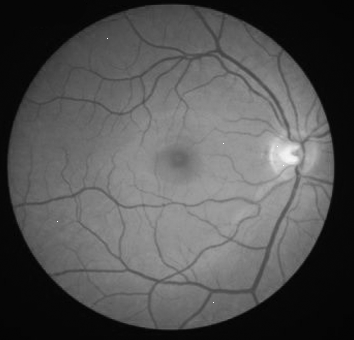
#> input picture HW1/retina.png, 354 x 340 px, found by its file name
$ python q4.py
#> lines starting #> are read from the running program, lines starting #| are printed output that depends on the picture
# -*- coding: utf-8 -*-
"""
Created on Mon Mar  8 16:16:25 2021

@author: hatam
"""


import numpy as np
import cv2
import matplotlib.pyplot as plt

#read image
img = cv2.imread('retina.png')
#> img is the input picture: shape (340, 354, 3); min 0, max 255, mean 83.1

#**********************************************************************
#power law method with gamma>1
my_dpi = 800
fig = plt.figure(figsize=(6, 6), dpi=my_dpi)

# ============ AX1 ============
# PIL Image
ax1 = fig.add_subplot(2, 2, 1)
ax1.set_title("orginal")
ax1.set_xticks([])
ax1.set_yticks([])
pil_img = cv2.imread('retina.png')
ax1.imshow(pil_img)

# ============ AX2 ============
# mpimg image
ax2 = fig.add_subplot(2, 2, 2)
ax2.set_title("power law with gamma=1.5")
ax2.set_xticks([])
ax2.set_yticks([])
max_img=np.max(img)
#> max_img = 255
gamma=1.5
img_pow=max_img*((img/max_img)**gamma)
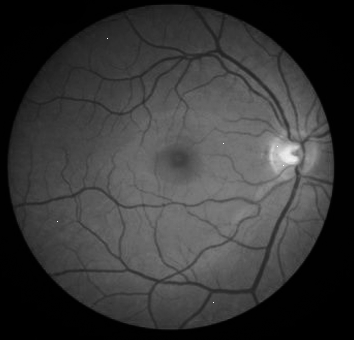
#> img_pow: shape (340, 354, 3) float64; min 0, max 255, mean 56.1
img_pow=img_pow.astype('uint8')
ax2.imshow(img_pow)

# ============ AX3 ============
# CV2 image (default)
ax3 = fig.add_subplot(2, 2, 3)
ax3.set_title("power law with gamma=2")
ax3.set_xticks([])
ax3.set_yticks([])
max_img=np.max(img)
gamma=2
img_pow=max_img*((img/max_img)**gamma)
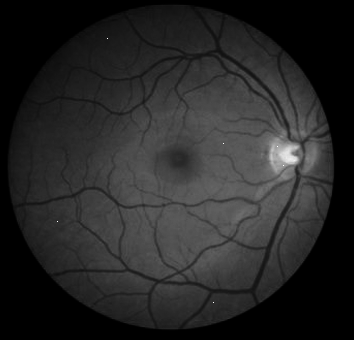
#> img_pow: shape (340, 354, 3) float64; min 0, max 255, mean 38.9
img_pow=img_pow.astype('uint8')
ax3.imshow(img_pow)


# ============ AX4 ============
# CV2 image (transform)
ax4 = fig.add_subplot(2, 2, 4)
ax4.set_title("power law with gamma=3")
ax4.set_xticks([])
ax4.set_yticks([])
max_img=np.max(img)
gamma=3
img_pow=max_img*((img/max_img)**gamma)
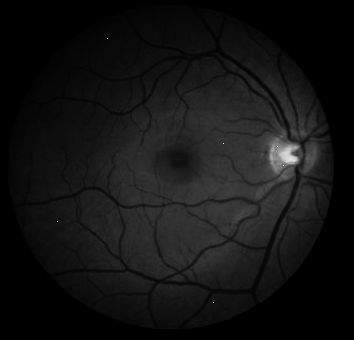
#> img_pow: shape (340, 354, 3) float64; min 0, max 255, mean 19.5
img_pow=img_pow.astype('uint8')
ax4.imshow(img_pow)

#**********************************************************************
#power law method with gamma<1
my_dpi = 800
fig = plt.figure(figsize=(6, 6), dpi=my_dpi)

# ============ AX1 ============
# PIL Image
ax1 = fig.add_subplot(2, 2, 1)
ax1.set_title("orginal")
ax1.set_xticks([])
ax1.set_yticks([])
pil_img = cv2.imread('retina.png')
ax1.imshow(pil_img)

# ============ AX2 ============
# mpimg image
ax2 = fig.add_subplot(2, 2, 2)
ax2.set_title("power law with gamma=0.8")
ax2.set_xticks([])
ax2.set_yticks([])
max_img=np.max(img)
gamma=0.8
img_pow=max_img*((img/max_img)**gamma)
img_pow=img_pow.astype('uint8')
ax2.imshow(img_pow)

# ============ AX3 ============
# CV2 image (default)
ax3 = fig.add_subplot(2, 2, 3)
ax3.set_title("power law with gamma=0.5")
ax3.set_xticks([])
ax3.set_yticks([])
max_img=np.max(img)
gamma=0.5
img_pow=max_img*((img/max_img)**gamma)
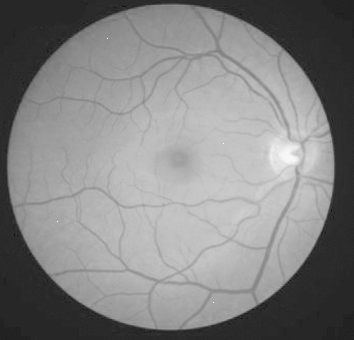
#> img_pow: shape (340, 354, 3) float64; min 0, max 255, mean 132
img_pow=img_pow.astype('uint8')
ax3.imshow(img_pow)


# ============ AX4 ============
# CV2 image (transform)
ax4 = fig.add_subplot(2, 2, 4)
ax4.set_title("power law with gamma=0.3")
ax4.set_xticks([])
ax4.set_yticks([])
max_img=np.max(img)
gamma=0.3
img_pow=max_img*((img/max_img)**gamma)
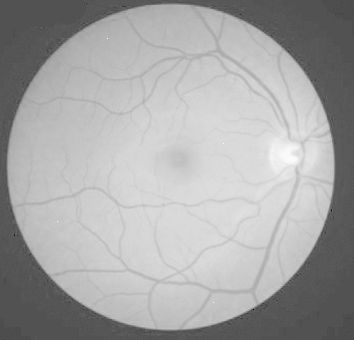
#> img_pow: shape (340, 354, 3) float64; min 0, max 255, mean 165.9
img_pow=img_pow.astype('uint8')
ax4.imshow(img_pow)

#**********************************************************************
# Apply log transformation method
#c = 255 / np.log(1 + np.max(img))

my_dpi = 800
fig = plt.figure(figsize=(6, 6), dpi=my_dpi)

# ============ AX1 ============
# PIL Image
ax1 = fig.add_subplot(2, 2, 1)
ax1.set_title("orginal")
pil_img = cv2.imread('retina.png')
ax1.imshow(pil_img)

# ============ AX2 ============
# mpimg image
ax2 = fig.add_subplot(2, 2, 2)
ax2.set_title("Logarithmic Transformation")
ax2.set_xticks([])
ax2.set_yticks([])
max_img=np.max(img)
c=np.max(img)/(np.log(np.max(img)-1))
#> c = 46.05
log_img = c * (np.log(img + 1))
#> log_img: shape (340, 354, 3) float16; 0% of the values are NaN or infinite; the others: min 0, max 254.1, mean 181


log_img=log_img.astype('uint8')
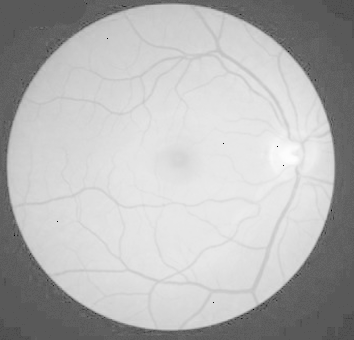
#> log_img: shape (340, 354, 3); min 0, max 254, mean 180.6
ax2.imshow(log_img)

$ run again, with HW1/Brain_MRI.png copied over HW1/retina.png
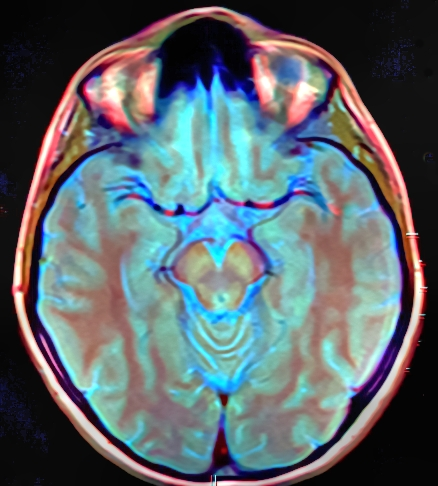
#> input picture HW1/Brain_MRI.png, 438 x 486 px, found by its file name
#> img is the input picture: shape (486, 438, 3); mean B, G, R 108.8, 103.5, 92.2
#> max_img = 255
#> `img_pow=max_img*((img/max_img)**gamma)`:
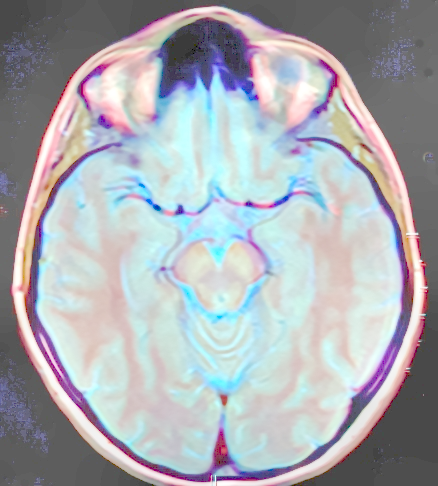
#> img_pow: shape (486, 438, 3) float64; mean B, G, R 178.5, 172.8, 170
#> c = 46.05
#> `log_img=log_img.astype('uint8')`:
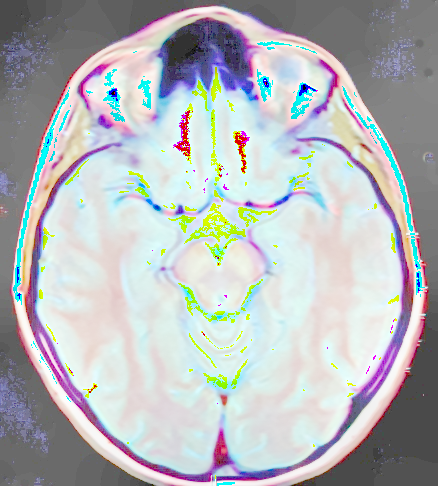
#> log_img: shape (486, 438, 3); mean B, G, R 186, 183.4, 180.2

$ run again, with HW1/heart_ct.jpg saved as HW1/retina.png
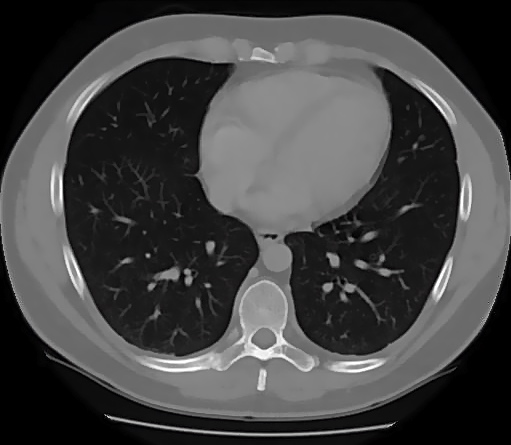
#> input picture HW1/heart_ct.jpg, 511 x 445 px, found by its file name
#> img is the input picture: shape (445, 511, 3); mean B, G, R 67.9, 67.8, 67.9
#> max_img = 255
#> `img_pow=max_img*((img/max_img)**gamma)`:
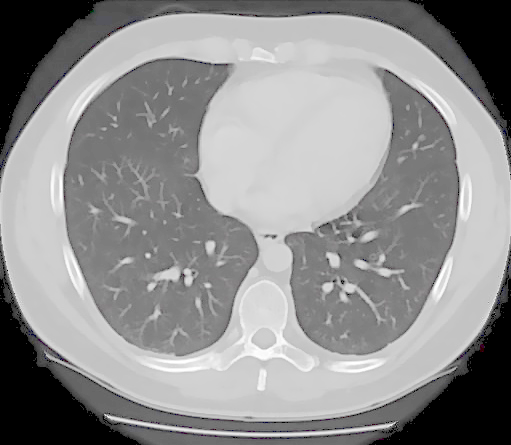
#> img_pow: shape (445, 511, 3) float64; mean B, G, R 144.5, 144.3, 144.4
#> c = 46.05
#> `log_img=log_img.astype('uint8')`:
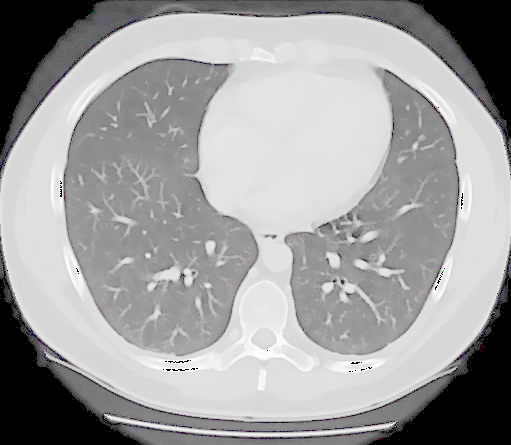
#> log_img: shape (445, 511, 3); mean B, G, R 159.6, 159.4, 159.5
